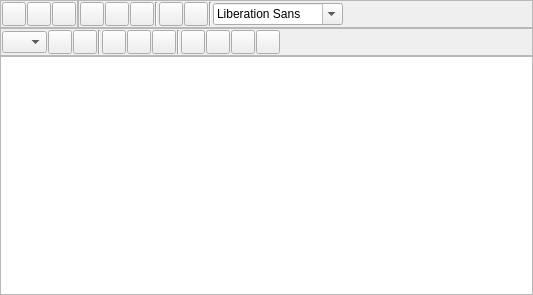
<?xml version="1.0" encoding="UTF-8"?>
<ui version="4.0">
 <class>Form</class>
 <widget class="QWidget" name="Form">
  <property name="geometry">
   <rect>
    <x>0</x>
    <y>0</y>
    <width>533</width>
    <height>295</height>
   </rect>
  </property>
  <property name="windowTitle">
   <string>TextEditor</string>
  </property>
  <layout class="QGridLayout" name="gridLayout">
   <property name="margin">
    <number>0</number>
   </property>
   <property name="spacing">
    <number>0</number>
   </property>
   <item row="0" column="0">
    <widget class="QFrame" name="flFile">
     <property name="frameShape">
      <enum>QFrame::StyledPanel</enum>
     </property>
     <layout class="QHBoxLayout" name="hlFile">
      <property name="spacing">
       <number>1</number>
      </property>
      <property name="margin">
       <number>1</number>
      </property>
      <item>
       <widget class="QPushButton" name="bClearText">
        <property name="minimumSize">
         <size>
          <width>24</width>
          <height>24</height>
         </size>
        </property>
        <property name="maximumSize">
         <size>
          <width>24</width>
          <height>24</height>
         </size>
        </property>
        <property name="text">
         <string/>
        </property>
       </widget>
      </item>
      <item>
       <widget class="QPushButton" name="bLoadFile">
        <property name="minimumSize">
         <size>
          <width>24</width>
          <height>24</height>
         </size>
        </property>
        <property name="maximumSize">
         <size>
          <width>24</width>
          <height>24</height>
         </size>
        </property>
        <property name="text">
         <string/>
        </property>
       </widget>
      </item>
      <item>
       <widget class="QPushButton" name="bSaveFile">
        <property name="minimumSize">
         <size>
          <width>24</width>
          <height>24</height>
         </size>
        </property>
        <property name="maximumSize">
         <size>
          <width>24</width>
          <height>24</height>
         </size>
        </property>
        <property name="text">
         <string/>
        </property>
       </widget>
      </item>
     </layout>
    </widget>
   </item>
   <item row="0" column="1">
    <widget class="QFrame" name="flEdit">
     <property name="frameShape">
      <enum>QFrame::StyledPanel</enum>
     </property>
     <layout class="QHBoxLayout" name="hlEdit">
      <property name="spacing">
       <number>1</number>
      </property>
      <property name="margin">
       <number>1</number>
      </property>
      <item>
       <widget class="QPushButton" name="bTextCopy">
        <property name="minimumSize">
         <size>
          <width>24</width>
          <height>24</height>
         </size>
        </property>
        <property name="maximumSize">
         <size>
          <width>24</width>
          <height>24</height>
         </size>
        </property>
        <property name="text">
         <string/>
        </property>
       </widget>
      </item>
      <item>
       <widget class="QPushButton" name="bTextCut">
        <property name="minimumSize">
         <size>
          <width>24</width>
          <height>24</height>
         </size>
        </property>
        <property name="maximumSize">
         <size>
          <width>24</width>
          <height>24</height>
         </size>
        </property>
        <property name="text">
         <string/>
        </property>
       </widget>
      </item>
      <item>
       <widget class="QPushButton" name="bTextPaste">
        <property name="minimumSize">
         <size>
          <width>24</width>
          <height>24</height>
         </size>
        </property>
        <property name="maximumSize">
         <size>
          <width>24</width>
          <height>24</height>
         </size>
        </property>
        <property name="text">
         <string/>
        </property>
       </widget>
      </item>
      <item>
       <widget class="Line" name="line_6">
        <property name="orientation">
         <enum>Qt::Vertical</enum>
        </property>
       </widget>
      </item>
      <item>
       <widget class="QPushButton" name="bUndo">
        <property name="minimumSize">
         <size>
          <width>24</width>
          <height>24</height>
         </size>
        </property>
        <property name="maximumSize">
         <size>
          <width>24</width>
          <height>24</height>
         </size>
        </property>
        <property name="text">
         <string/>
        </property>
       </widget>
      </item>
      <item>
       <widget class="QPushButton" name="bRedo">
        <property name="minimumSize">
         <size>
          <width>24</width>
          <height>24</height>
         </size>
        </property>
        <property name="maximumSize">
         <size>
          <width>24</width>
          <height>24</height>
         </size>
        </property>
        <property name="text">
         <string/>
        </property>
       </widget>
      </item>
      <item>
       <widget class="Line" name="line">
        <property name="orientation">
         <enum>Qt::Vertical</enum>
        </property>
       </widget>
      </item>
      <item>
       <widget class="QFontComboBox" name="cbFontStyle">
        <property name="minimumSize">
         <size>
          <width>130</width>
          <height>0</height>
         </size>
        </property>
        <property name="maximumSize">
         <size>
          <width>130</width>
          <height>16777215</height>
         </size>
        </property>
       </widget>
      </item>
      <item>
       <spacer name="horizontalSpacer">
        <property name="orientation">
         <enum>Qt::Horizontal</enum>
        </property>
        <property name="sizeHint" stdset="0">
         <size>
          <width>40</width>
          <height>20</height>
         </size>
        </property>
       </spacer>
      </item>
     </layout>
    </widget>
   </item>
   <item row="1" column="0" colspan="2">
    <widget class="QFrame" name="flSyntaxe">
     <property name="frameShape">
      <enum>QFrame::StyledPanel</enum>
     </property>
     <layout class="QHBoxLayout" name="hlSyntaxe">
      <property name="spacing">
       <number>1</number>
      </property>
      <property name="margin">
       <number>1</number>
      </property>
      <item>
       <widget class="QComboBox" name="cbFontSize">
        <property name="minimumSize">
         <size>
          <width>45</width>
          <height>0</height>
         </size>
        </property>
        <property name="maximumSize">
         <size>
          <width>45</width>
          <height>16777215</height>
         </size>
        </property>
       </widget>
      </item>
      <item>
       <widget class="QPushButton" name="bFontColor">
        <property name="minimumSize">
         <size>
          <width>24</width>
          <height>24</height>
         </size>
        </property>
        <property name="maximumSize">
         <size>
          <width>24</width>
          <height>24</height>
         </size>
        </property>
        <property name="text">
         <string/>
        </property>
       </widget>
      </item>
      <item>
       <widget class="QPushButton" name="bFontBgColor">
        <property name="minimumSize">
         <size>
          <width>24</width>
          <height>24</height>
         </size>
        </property>
        <property name="maximumSize">
         <size>
          <width>24</width>
          <height>24</height>
         </size>
        </property>
        <property name="text">
         <string/>
        </property>
       </widget>
      </item>
      <item>
       <widget class="Line" name="line_8">
        <property name="orientation">
         <enum>Qt::Vertical</enum>
        </property>
       </widget>
      </item>
      <item>
       <widget class="QPushButton" name="bFontBold">
        <property name="minimumSize">
         <size>
          <width>24</width>
          <height>24</height>
         </size>
        </property>
        <property name="maximumSize">
         <size>
          <width>24</width>
          <height>24</height>
         </size>
        </property>
        <property name="text">
         <string/>
        </property>
       </widget>
      </item>
      <item>
       <widget class="QPushButton" name="bFontItalic">
        <property name="minimumSize">
         <size>
          <width>24</width>
          <height>24</height>
         </size>
        </property>
        <property name="maximumSize">
         <size>
          <width>24</width>
          <height>24</height>
         </size>
        </property>
        <property name="text">
         <string/>
        </property>
       </widget>
      </item>
      <item>
       <widget class="QPushButton" name="bFontUnderline">
        <property name="minimumSize">
         <size>
          <width>24</width>
          <height>24</height>
         </size>
        </property>
        <property name="maximumSize">
         <size>
          <width>24</width>
          <height>24</height>
         </size>
        </property>
        <property name="text">
         <string/>
        </property>
       </widget>
      </item>
      <item>
       <widget class="Line" name="line_9">
        <property name="orientation">
         <enum>Qt::Vertical</enum>
        </property>
       </widget>
      </item>
      <item>
       <widget class="QPushButton" name="bAlignLeft">
        <property name="minimumSize">
         <size>
          <width>24</width>
          <height>24</height>
         </size>
        </property>
        <property name="maximumSize">
         <size>
          <width>24</width>
          <height>24</height>
         </size>
        </property>
        <property name="text">
         <string/>
        </property>
       </widget>
      </item>
      <item>
       <widget class="QPushButton" name="bAlignCenter">
        <property name="minimumSize">
         <size>
          <width>24</width>
          <height>24</height>
         </size>
        </property>
        <property name="maximumSize">
         <size>
          <width>24</width>
          <height>24</height>
         </size>
        </property>
        <property name="text">
         <string/>
        </property>
       </widget>
      </item>
      <item>
       <widget class="QPushButton" name="bAlignRight">
        <property name="minimumSize">
         <size>
          <width>24</width>
          <height>24</height>
         </size>
        </property>
        <property name="maximumSize">
         <size>
          <width>24</width>
          <height>24</height>
         </size>
        </property>
        <property name="text">
         <string/>
        </property>
       </widget>
      </item>
      <item>
       <widget class="QPushButton" name="bAlignJustify">
        <property name="minimumSize">
         <size>
          <width>24</width>
          <height>24</height>
         </size>
        </property>
        <property name="maximumSize">
         <size>
          <width>24</width>
          <height>24</height>
         </size>
        </property>
        <property name="text">
         <string/>
        </property>
       </widget>
      </item>
      <item>
       <spacer name="horizontalSpacer_2">
        <property name="orientation">
         <enum>Qt::Horizontal</enum>
        </property>
        <property name="sizeHint" stdset="0">
         <size>
          <width>40</width>
          <height>20</height>
         </size>
        </property>
       </spacer>
      </item>
     </layout>
    </widget>
   </item>
   <item row="2" column="0" colspan="2">
    <widget class="QTextEdit" name="teText">
     <property name="tabStopWidth">
      <number>10</number>
     </property>
    </widget>
   </item>
  </layout>
 </widget>
 <resources/>
 <connections/>
</ui>
